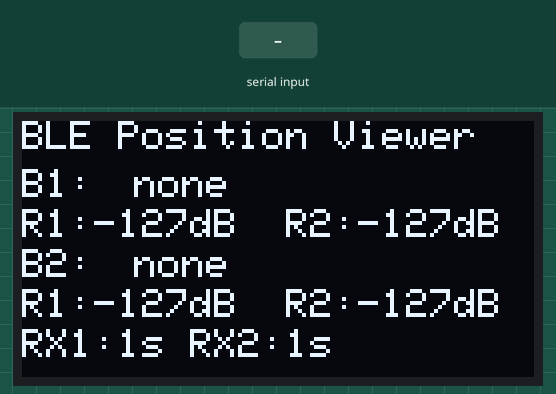
Simulated run of this sketch. Board: ESP32. Shown: 128×64 one-colour display. Inputs (shaded band) come from the test bench. What the sketch prints to the serial monitor is not drawn.

Above: at 1.7 s.
1.8 s: "90,45,200\n" received over the second serial link
At 2.8 s:
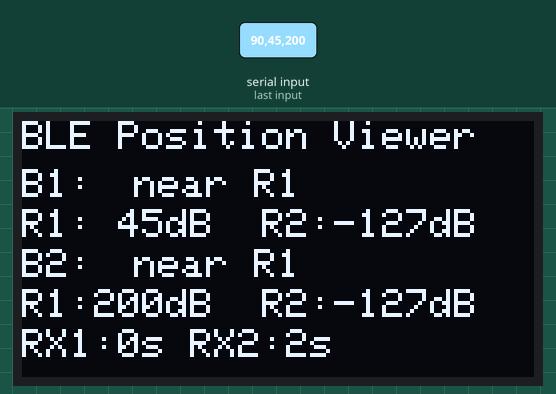
4.8 s: "90,45,200\n" received over the second serial link
At 5.8 s:
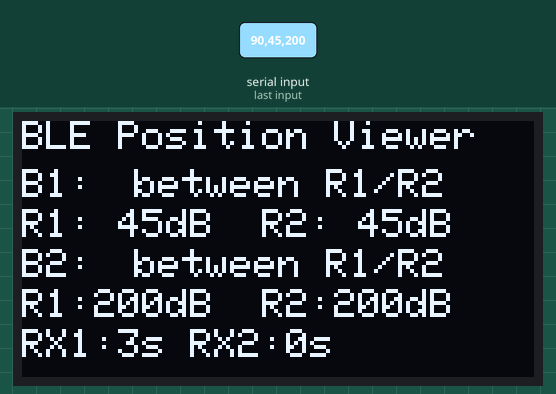
Timing chart, 0 to 7.8 s (numbered marks = the images above; inputs shaded):
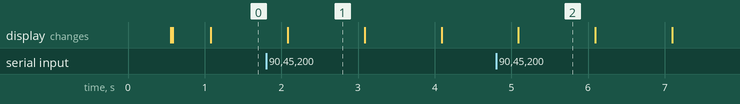

Measured:
- after the input at 1.8 s, the display: changes after 0.28 s (image 1)
- after the input at 4.8 s, the display: changes after 0.29 s (image 2)
- what the display in image 1 shows lasts 1.0 s, from 2.1 s to 3.1 s

The sketch:

ble_beacon_scan_raspberry_pi_pico.ino
```cpp
// ===== ESP32 DevKit + SSD1306 Aggregator =====
#include <Arduino.h>
#include <Wire.h>
#include <Adafruit_GFX.h>
#include <Adafruit_SSD1306.h>

#define SCREEN_WIDTH 128
#define SCREEN_HEIGHT 64

// I2C(SSD1306) は SDA=GPIO21, SCL=GPIO22 を使用
#define I2C_SDA_PIN 21
#define I2C_SCL_PIN 22

// シリアル
// Serial1: RX=GPIO32 (M5 #1)
// Serial2: RX=GPIO25 (M5 #2)
#define RX1_PIN 32
#define TX1_PIN 33   // 未配線でOK（使わない）
#define RX2_PIN 25
#define TX2_PIN 26   // 未配線でOK（使わない）

// 判定用パラメータ
#define RSSI_INVALID   (-127)
#define NEAR_THRESHOLD (-75)
#define CLOSER_MARGIN  (3)
#define STALE_MS       (5000UL)  // この時間更新がなければ無効

Adafruit_SSD1306 display(SCREEN_WIDTH, SCREEN_HEIGHT, &Wire, -1);

// M5Stack 1台分の状態
struct ReceiverState {
  int rssi1;
  int rssi2;
  uint32_t lastUpdate;
};

ReceiverState rx[2];

// シリアル受信用バッファ
char lineBuf[2][32];
uint8_t linePos[2] = {0, 0};

void handleLineFrom(int index, const char* line);
void readSerialPort(HardwareSerial &ser, int index);
void redrawDisplay(void);
void drawBeaconLine(int beaconId, int beaconIndex, int y);

// ----------------------------------------------------
void setup() {
  bool ok;

  Serial.begin(115200);
  delay(500);
  Serial.println("ESP32 Aggregator start");

  // レシーバ状態初期化
  rx[0].rssi1 = RSSI_INVALID;
  rx[0].rssi2 = RSSI_INVALID;
  rx[0].lastUpdate = 0;
  rx[1].rssi1 = RSSI_INVALID;
  rx[1].rssi2 = RSSI_INVALID;
  rx[1].lastUpdate = 0;

  // Serial1 : M5 #1
  Serial1.begin(115200, SERIAL_8N1, RX1_PIN, TX1_PIN);

  // Serial2 : M5 #2
  Serial2.begin(115200, SERIAL_8N1, RX2_PIN, TX2_PIN);

  // I2C (SSD1306)
  Wire.begin(I2C_SDA_PIN, I2C_SCL_PIN);

  ok = display.begin(SSD1306_SWITCHCAPVCC, 0x3C);
  if (!ok) {
    Serial.println("SSD1306 allocation failed");
    while (1) {
      delay(1000);
    }
  }

  display.clearDisplay();
  display.setTextSize(1);
  display.setTextColor(SSD1306_WHITE);
  display.setCursor(0, 0);
  display.println("ESP32 Aggregator");
  display.println("Waiting data...");
  display.display();
}

// ----------------------------------------------------
void loop() {
  static uint32_t lastDraw = 0;
  uint32_t now;

  // シリアルからの受信
  readSerialPort(Serial1, 0);  // M5 #1
  readSerialPort(Serial2, 1);  // M5 #2

  // 表示更新
  now = millis();
  if (now - lastDraw > 500) {
    redrawDisplay();
    lastDraw = now;
  }
}

// ----------------------------------------------------
// シリアルポートから 1 行読み込み
void readSerialPort(HardwareSerial &ser, int index) {
  char c;

  while (ser.available() > 0) {
    c = ser.read();
    if (c == '\n') {
      // 1行完了
      lineBuf[index][linePos[index]] = '\0';
      handleLineFrom(index, lineBuf[index]);
      linePos[index] = 0;
    } else if (c == '\r') {
      // 無視
    } else {
      if (linePos[index] < sizeof(lineBuf[index]) - 1) {
        lineBuf[index][linePos[index]] = c;
        linePos[index]++;
      }
    }
  }
}

// ----------------------------------------------------
// "ID,rssi1,rssi2" をパース
void handleLineFrom(int index, const char* line) {
  int id;
  int r1;
  int r2;
  int parsed;
  uint32_t now;

  parsed = sscanf(line, "%d,%d,%d", &id, &r1, &r2);
  if (parsed == 3) {
    rx[index].rssi1 = r1;
    rx[index].rssi2 = r2;
    now = millis();
    rx[index].lastUpdate = now;

    Serial.print("From RX");
    Serial.print(index + 1);
    Serial.print(" (ID=");
    Serial.print(id);
    Serial.print("): r1=");
    Serial.print(r1);
    Serial.print(" r2=");
    Serial.println(r2);
  } else {
    Serial.print("Parse error (idx=");
    Serial.print(index);
    Serial.print("): ");
    Serial.println(line);
  }
}

// ----------------------------------------------------
// 画面全体を描画
void redrawDisplay(void) {
  uint32_t now;

  now = millis();

  display.clearDisplay();
  display.setTextSize(1);
  display.setTextColor(SSD1306_WHITE);

  display.setCursor(0, 0);
  display.println("BLE Position Viewer");

  // Beacon #1, #2 の各行を描画
  drawBeaconLine(1, 0, 12);
  drawBeaconLine(2, 1, 32);

  // 下部に簡単なデバッグ情報（最終更新から何秒たったか）
  display.setCursor(0, 52);
  display.print("RX1:");
  display.print((now - rx[0].lastUpdate) / 1000);
  display.print("s RX2:");
  display.print((now - rx[1].lastUpdate) / 1000);
  display.print("s");

  display.display();
}

// ----------------------------------------------------
// Beacon 1 / 2 ごとの判定と表示
void drawBeaconLine(int beaconId, int beaconIndex, int y) {
  uint32_t now;
  int rA;
  int rB;
  bool validA;
  bool validB;
  bool nearA;
  bool nearB;
  char buf[32];

  now = millis();

  // beaconIndex 0 => Beacon1, 1 => Beacon2
  if (beaconIndex == 0) {
    rA = rx[0].rssi1;  // Receiver1 から見た B1
    rB = rx[1].rssi1;  // Receiver2 から見た B1
  } else {
    rA = rx[0].rssi2;  // Receiver1 から見た B2
    rB = rx[1].rssi2;  // Receiver2 から見た B2
  }

  validA = false;
  validB = false;

  if ((now - rx[0].lastUpdate) <= STALE_MS && rA > RSSI_INVALID) {
    validA = true;
  }
  if ((now - rx[1].lastUpdate) <= STALE_MS && rB > RSSI_INVALID) {
    validB = true;
  }

  nearA = false;
  nearB = false;

  if (validA && rA >= NEAR_THRESHOLD) {
    nearA = true;
  }
  if (validB && rB >= NEAR_THRESHOLD) {
    nearB = true;
  }

  display.setCursor(0, y);
  snprintf(buf, sizeof(buf), "B%d:", beaconId);
  display.print(buf);

  display.setCursor(28, y);

  if (!validA && !validB) {
    display.print("none");
  } else if (nearA && !nearB) {
    display.print("near R1");
  } else if (nearB && !nearA) {
    display.print("near R2");
  } else if (nearA && nearB) {
    if (rA > rB + CLOSER_MARGIN) {
      display.print("R1 closer");
    } else if (rB > rA + CLOSER_MARGIN) {
      display.print("R2 closer");
    } else {
      display.print("between R1/R2");
    }
  } else {
    // どちらからも見えているが「近く」はない場合
    if (validA && !validB) {
      display.print("far, R1 side");
    } else if (!validA && validB) {
      display.print("far, R2 side");
    } else {
      display.print("far from both");
    }
  }

  // 下の行に RSSI を小さく表示（デバッグ用）
  display.setCursor(0, y + 10);
  snprintf(buf, sizeof(buf), "R1:%3ddB  R2:%3ddB", rA, rB);
  display.print(buf);
}
```
